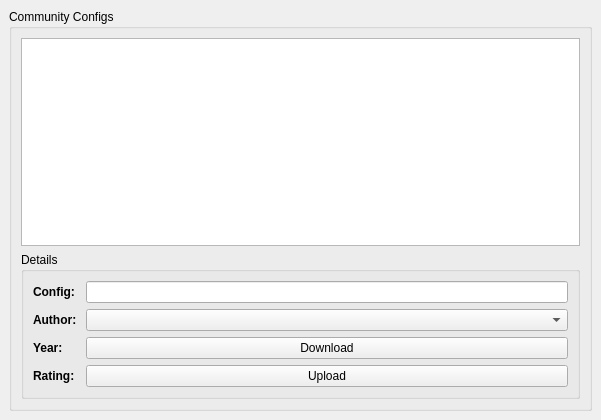
<?xml version="1.0" encoding="UTF-8"?>
<ui version="4.0">
 <class>BookWindow</class>
 <widget class="QMainWindow" name="BookWindow">
  <property name="geometry">
   <rect>
    <x>0</x>
    <y>0</y>
    <width>601</width>
    <height>420</height>
   </rect>
  </property>
  <property name="windowTitle">
   <string>Books</string>
  </property>
  <widget class="QWidget" name="centralWidget">
   <layout class="QVBoxLayout">
    <property name="spacing">
     <number>6</number>
    </property>
    <property name="leftMargin">
     <number>9</number>
    </property>
    <property name="topMargin">
     <number>9</number>
    </property>
    <property name="rightMargin">
     <number>9</number>
    </property>
    <property name="bottomMargin">
     <number>9</number>
    </property>
    <item>
     <widget class="QGroupBox" name="groupBox">
      <property name="title">
       <string>Community Configs</string>
      </property>
      <layout class="QVBoxLayout" name="_2">
       <property name="spacing">
        <number>6</number>
       </property>
       <property name="leftMargin">
        <number>9</number>
       </property>
       <property name="topMargin">
        <number>9</number>
       </property>
       <property name="rightMargin">
        <number>9</number>
       </property>
       <property name="bottomMargin">
        <number>9</number>
       </property>
       <item>
        <widget class="QTableView" name="bookTable">
         <property name="selectionBehavior">
          <enum>QAbstractItemView::SelectRows</enum>
         </property>
        </widget>
       </item>
       <item>
        <widget class="QGroupBox" name="groupBox_2">
         <property name="title">
          <string>Details</string>
         </property>
         <layout class="QFormLayout">
          <item row="0" column="0">
           <widget class="QLabel" name="label_5">
            <property name="text">
             <string>&lt;html&gt;&lt;head/&gt;&lt;body&gt;&lt;p&gt;&lt;span style=&quot; font-weight:700;&quot;&gt;Config:&lt;/span&gt;&lt;/p&gt;&lt;/body&gt;&lt;/html&gt;</string>
            </property>
           </widget>
          </item>
          <item row="0" column="1">
           <widget class="QLineEdit" name="titleEdit">
            <property name="enabled">
             <bool>true</bool>
            </property>
           </widget>
          </item>
          <item row="1" column="0">
           <widget class="QLabel" name="label_2">
            <property name="text">
             <string>&lt;b&gt;Author: &lt;/b&gt;</string>
            </property>
           </widget>
          </item>
          <item row="1" column="1">
           <widget class="QComboBox" name="authorEdit">
            <property name="enabled">
             <bool>true</bool>
            </property>
           </widget>
          </item>
          <item row="2" column="0">
           <widget class="QLabel" name="label_4">
            <property name="text">
             <string>&lt;b&gt;Year:&lt;/b&gt;</string>
            </property>
           </widget>
          </item>
          <item row="2" column="1">
           <widget class="QPushButton" name="pushButton">
            <property name="text">
             <string>Download</string>
            </property>
           </widget>
          </item>
          <item row="3" column="0">
           <widget class="QLabel" name="label">
            <property name="text">
             <string>&lt;b&gt;Rating:&lt;/b&gt;</string>
            </property>
           </widget>
          </item>
          <item row="3" column="1">
           <widget class="QPushButton" name="pushButton_2">
            <property name="text">
             <string>Upload</string>
            </property>
           </widget>
          </item>
         </layout>
        </widget>
       </item>
      </layout>
     </widget>
    </item>
   </layout>
  </widget>
 </widget>
 <tabstops>
  <tabstop>bookTable</tabstop>
  <tabstop>titleEdit</tabstop>
  <tabstop>authorEdit</tabstop>
 </tabstops>
 <resources/>
 <connections/>
</ui>
